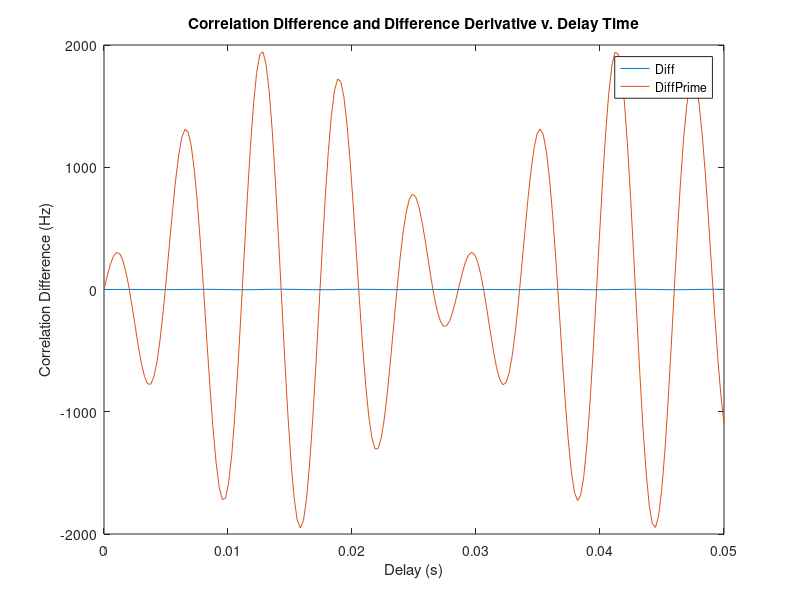

This figure's MATLAB source:
%----------------------------------
% FSK Correlators Delay Math Model
%           Low F (100Hz)
%----------------------------------

fl = 140;
fh = 175;

A = 2 * pi() * fh;
B = 2 * pi() * fl;

d = linspace((1E-9), (50E-3),200);

X = A .* d;
Y = B .* d;

Diff = cos(Y) - cos(X);
DiffPrime = A*sin(X) - B*sin(Y);

figure(1)
plot(d, Diff)
hold on
plot(d, DiffPrime);
title('Correlation Difference and Difference Derivative v. Delay Time');
xlabel('Delay (s)');
ylabel('Correlation Difference (Hz)');
legend('Diff', 'DiffPrime');

%to find delay times, find maximum, or smallest from group of maximums 
%F = max frequency Value 
%I = index of max value
%therefore
%d(I) will give Delay Time to cause max difference 
[F, I] = max(Diff); 

%WILL ONLY GIVE 1 VALUE
%WILL ALSO CHECK DERIVATIVE MAX AND MINS
%MATLAB IS 1 INDEXED, ARGHGHGHG

%first check values, when the diff > 1
[r,c] = size(Diff);
maxDim = 11; 
maxThresh = 1.5; 
%until we have 10 data points or less and we don't go over a gain of 2
while(maxDim > 10 && maxThresh <= 2)
    over1 = linspace(0,0,2); 
    over1Delay = linspace(0,0,2); 
    indicies = linspace(0,0,2); 
    j = 1; 
    for i = 1 : 1 : c
        if(Diff(i) > maxThresh)
          over1(j) = Diff(i);  
          over1Delay(j) = d(i);
          indicies(j) = i; 
          j = j+1;     

        end   

    end
    [rtrash, maxDim] = size(over1Delay); 
    maxThresh = maxThresh + 0.2; 
    %over1
end

%now find the spread of the max diff values
%might not be need, too much optimization 
[smallestMax, iSmall] = min(over1);

[biggestMax, iBig] = max(over1);

over1Delay(iSmall);
over1Delay(iBig);

b = indicies(iSmall);
me = d(b);

%over1 = all of the gains over 1 
%over1Delay = the d values of the gains that are over1



[r,c] = size(DiffPrime);
hysBand = 100; 
diffZeros = linspace(0,0,30); 

j = 1;
for i = 1 : 1 : c
    if((DiffPrime(i) < hysBand) && (DiffPrime(i) > -hysBand))
    
      diffZeros(j) = d(i);
      j = j+1;     
    
    end   
    
end
 


